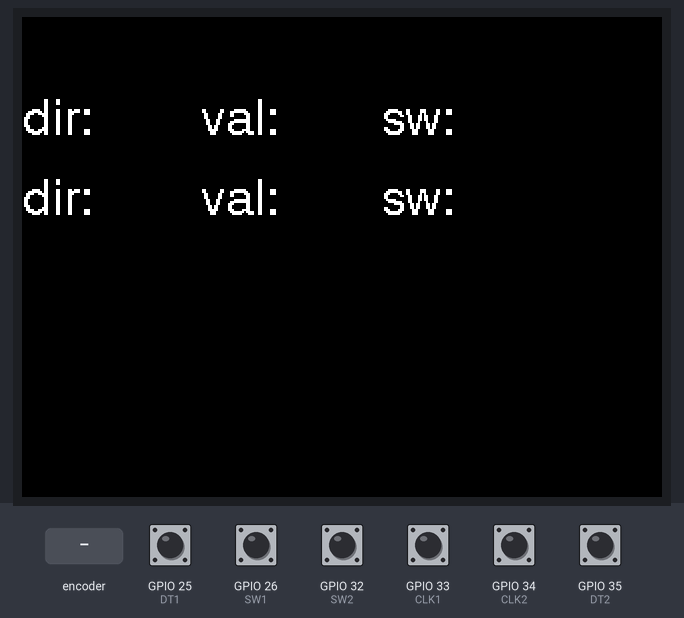
Simulated run of this sketch. Board: ESP32. Shown: 320×240 colour display. The inputs (shaded band) are chosen by the test bench; at power-on: GPIO 25 (DT1), GPIO 26 (SW1), GPIO 32 (SW2), GPIO 33 (CLK1), GPIO 34 (CLK2), GPIO 35 (DT2) HIGH. What the sketch prints to the serial monitor is not drawn.

Above: at 1.4 s.
1.5 s: GPIO 35 (DT2) pulled LOW for 0.15 s
At 2.3 s:
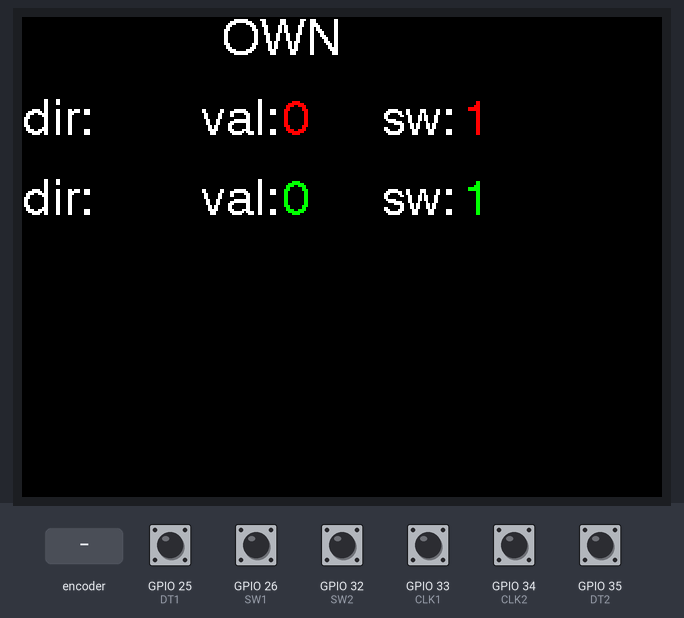
3.1 s: rotary encoder on GPIO 33 (CLK1) / GPIO 25 (DT1) turned 1 step (first pin leading)
4.8 s: GPIO 35 (DT2) pulled LOW for 1 s
At 5.9 s:
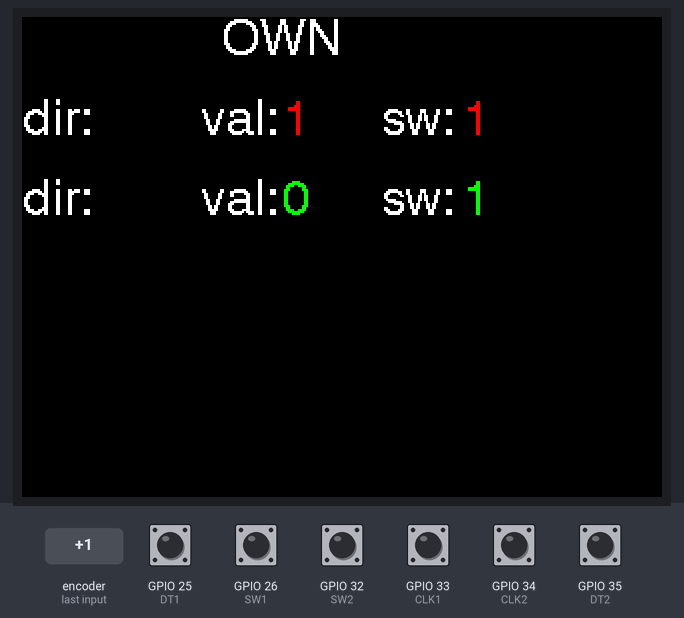
7.3 s: GPIO 26 (SW1) pulled LOW for 0.15 s
Timing chart, 0 to 9.9 s (numbered marks = the images above; inputs shaded):
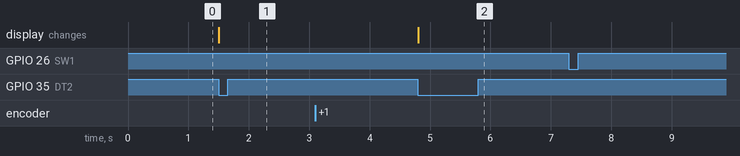

The sketch:

ENCODER_MachineState-2xENCODER.ino
```cpp
// MAC Address of responder - edit as required
// uint8_t broadcastAddress[] = {0xC8, 0xC9, 0xA3, 0xF9, 0x0E, 0xF4}; 0x16, 0xD0}

 //ESP32

#include <esp_now.h>
#include <WiFi.h>

// MAC Address of responder - edit as required
uint8_t broadcastAddress[] = {0xC8, 0xC9, 0xA3, 0xF9, 0x16, 0xD0};

 //Displays

//SSD1306 libraries
#include <SPI.h>
#include <Adafruit_SSD1306.h>
#include <Adafruit_GFX.h>
#include <Wire.h>

#define OLED_RESET -1 // 4 ANGUS
//Adafruit_SSD1306 display(OLED_RESET);

// OLED I2C bus address
#define OLED_address  0x3c //0x3c
#define SCREEN_WIDTH 128
#define SCREEN_HEIGHT 64

Adafruit_SSD1306 display(SCREEN_WIDTH, SCREEN_HEIGHT, &Wire, -1);//ANGUS

// ST7789 libraries//

#include <SPI.h>            // for use with ST7789 using TFT_eSPI library
#include <TFT_eSPI.h>       // Hardware-specific library
TFT_eSPI tft = TFT_eSPI();  // Invoke custom library

// This CODE has been updated to use 2 encoders with the built-in switch and
// posts to the serial monitor.

 // Rotary Encoder Inputs
 #define CLK1 33 //encoder 1
 #define DT1 25
 #define SW1 26

#define CLK2 34 //encoder 2
#define DT2 35
#define SW2 32

// Current and previous value of the counter tuned by the rotary
int curVal1 = 0;
int prevVal1 = 0;

int curVal2 = 0;
int prevVal2 =0;

// Seven states of FSM A (finite state machine)
#define IDLE_11 0
#define SCLK_01 1
#define SCLK_00 2
#define SCLK_10 3
#define SDT_10 4
#define SDT_00 5
#define SDT_01 6
int Astate = IDLE_11;

int Bstate = IDLE_11;

/*
// DATA STRUCTURE TRANSMIT //

typedef struct TxStruct     // Define a data structure
{
  int OPPcurrentStateCLK1;
  int OPPcurrentStateCLK2;

int OPPcurrentStateDT1;
int OPPcurrentStateDT2;

  int OPPcurrentStateSW1;
  int OPPcurrentStateSW2;

 } TxStruct;

// Create a structured object
TxStruct sentData;

// Peer info
esp_now_peer_info_t peerInfo;

// Callback function called when data is sent
void OnDataSent(const uint8_t *mac_addr, esp_now_send_status_t status) {
//  Serial.print("\r\nLast Packet Send Status:\t");
//  Serial.println(status == ESP_NOW_SEND_SUCCESS ? "Delivery Success" : "Delivery Fail");
}
// DATA STRUCTURE RECEIVE //

typedef struct RxStruct
{
  int OPPcurrentStateCLK1;
  int OPPcurrentStateCLK2;

  int OPPcurrentStateDT1;
  int OPPcurrentStateDT2;

  int OPPcurrentStateSW1;
  int OPPcurrentStateSW2;

}RxStruct;
RxStruct receivedData;

//-------------------------------------------------------------------------------------
void OnDataRecv(const uint8_t * mac, const uint8_t *incomingData, int len)
{
  memcpy(&receivedData, incomingData, sizeof(receivedData));
}
//======================================================================================
*/
 void setup() {

// Setup Serial Monitor and encoders
//  Serial.begin(250000);
//  Serial.println("Start...");

// Level HIGH will be default for all pins
  pinMode(SW1,INPUT_PULLUP);
  pinMode(CLK1,INPUT_PULLUP);
  pinMode(DT1,INPUT_PULLUP);

  pinMode(SW2,INPUT_PULLUP);
  pinMode(CLK2,INPUT_PULLUP);
  pinMode(DT2,INPUT_PULLUP);

// Both CLK and DT will trigger interrupts for all level changes
  attachInterrupt(digitalPinToInterrupt(CLK1), rotaryCLK1, CHANGE);
  attachInterrupt(digitalPinToInterrupt(DT1), rotaryDT1, CHANGE);

  attachInterrupt(digitalPinToInterrupt(CLK2), rotaryCLK2, CHANGE);
  attachInterrupt(digitalPinToInterrupt(DT2), rotaryDT2, CHANGE);
//END encoders

// SET-UP CODE for SSD1306
/* Wire.begin();
  display.begin(SSD1306_SWITCHCAPVCC, 0x3c);  // initialize with the I2C addr 0x3D (for the 128x64)
  display.clearDisplay();   // clears the screen and buffer
          // end code for SSD1306
*/

// SET-UP CODE for ST7789
 tft.init();
 tft.setRotation(1);
 tft.fillScreen(TFT_BLACK);

// tft.setCursor(100, 0, 4);            // Code replaced by OWN and OPP
// tft.setTextColor(TFT_WHITE, TFT_BLACK);
// tft.println("LOCAL");

 tft.setCursor(0, 40, 4);
 tft.setTextColor(TFT_WHITE, TFT_BLACK);
 tft.println("dir: ");

  tft.setCursor(90, 40, 4);
  tft.setTextColor(TFT_WHITE, TFT_BLACK);
  tft.println("val: ");

  tft.setCursor(180, 40, 4);
  tft.setTextColor(TFT_WHITE, TFT_BLACK);
  tft.println("sw: ");


 tft.setCursor(0, 80, 4);
 tft.setTextColor(TFT_WHITE, TFT_BLACK);
 tft.println("dir: ");

  tft.setCursor(90, 80, 4);
  tft.setTextColor(TFT_WHITE, TFT_BLACK);
  tft.println("val: ");

  tft.setCursor(180, 80, 4);
  tft.setTextColor(TFT_WHITE, TFT_BLACK);
  tft.println("sw: ");

/*
// SET-UP CODE for ESP32 wifi
 WiFi.mode(WIFI_STA);
  if (esp_now_init() != ESP_OK)
  {
    Serial.println("Error initializing ESP-NOW");
    return;
  }
  esp_now_register_recv_cb(OnDataRecv);

  // Register the send callback
  esp_now_register_send_cb(OnDataSent);

  // Register peer
  memcpy(peerInfo.peer_addr, broadcastAddress, 6);
  peerInfo.channel = 0;
  peerInfo.encrypt = false;

  // Add peer
  if (esp_now_add_peer(&peerInfo) != ESP_OK){
    Serial.println("Failed to add peer");
    return;
  }     */
}

 void loop() {

//code for encoder1
// Handling of the optional switch integrated into some rotary encoders
  if (digitalRead(SW1)==LOW) {
    Serial.println("Pressed");
    while(!digitalRead(SW1));
  }
// Any change in counter value is displayed in Serial Monitor
  if (curVal1 != prevVal1) {
    Serial.println(curVal1);
    prevVal1 = curVal1;
  }
}
// State Machine transitions for CLK level changes
void rotaryCLK1() {
  if (digitalRead(CLK1)==LOW) {
    if (Astate==IDLE_11) Astate = SCLK_01;
    else if (Astate==SCLK_10) Astate = SCLK_00;
    else if (Astate==SDT_10) Astate = SDT_00;
  }
  else {
    if (Astate==SCLK_01) Astate = IDLE_11;
    else if (Astate==SCLK_00) Astate = SCLK_10;
    else if (Astate==SDT_00) Astate = SDT_10;
    else if (Astate==SDT_01) { Astate = IDLE_11; curVal1--; }
  }
}
// State Machine transitions for DT level changes
void rotaryDT1() {
  if (digitalRead(DT1)==LOW) {
    if (Astate==IDLE_11) Astate = SDT_10;
    else if (Astate==SDT_01) Astate = SDT_00;
    else if (Astate==SCLK_01) Astate = SCLK_00;
  }
  else {
    if (Astate==SDT_10) Astate = IDLE_11;
    else if (Astate==SDT_00) Astate = SDT_01;
    else if (Astate==SCLK_00) Astate = SCLK_01;
    else if (Astate==SCLK_10) { Astate = IDLE_11; curVal1++; }
  }
///////Encoder 2
// Handling of the optional switch integrated into some rotary encoders
  if (digitalRead(SW2)==LOW) {
    Serial.println("Pressed");
    while(!digitalRead(SW2));
  }
// Any change in counter value is displayed in Serial Monitor
  if (curVal2 != prevVal2) {
    Serial.println(curVal2);
    prevVal2 = curVal2;
  }
}
// State Machine transitions for CLK level changes
void rotaryCLK2() {
  if (digitalRead(CLK2)==LOW) {
    if (Bstate==IDLE_11) Bstate = SCLK_01;
    else if (Bstate==SCLK_10) Bstate = SCLK_00;
    else if (Bstate==SDT_10) Bstate = SDT_00;
  }
  else {
    if (Bstate==SCLK_01) Bstate = IDLE_11;
    else if (Bstate==SCLK_00) Bstate = SCLK_10;
    else if (Bstate==SDT_00) Bstate = SDT_10;
    else if (Bstate==SDT_01) { Bstate = IDLE_11; curVal2--; }
  }
}
// State Machine transitions for DT level changes
void rotaryDT2() {
  if (digitalRead(DT2)==LOW) {
    if (Bstate==IDLE_11) Bstate = SDT_10;
    else if (Bstate==SDT_01) Bstate = SDT_00;
    else if (Bstate==SCLK_01) Bstate = SCLK_00;
  }
  else {
    if (Bstate==SDT_10) Bstate = IDLE_11;
    else if (Bstate==SDT_00) Bstate = SDT_01;
    else if (Bstate==SCLK_00) Bstate = SCLK_01;
    else if (Bstate==SCLK_10) { Bstate = IDLE_11; curVal2++; }
  }

//*********** graphic display SSD1306*******//
//OWN
/*
  display.setTextColor(WHITE); display.clearDisplay();                   // code for SSD1306
  display.setTextSize(2); display.setCursor(40,0); display.print("OWN");

  display.setTextSize(1); display.setCursor(0,20); display.print("dir1: ");
  display.setTextSize(1); display.setCursor(30,20); display.print(encdir1);//(receivedData.potValR);
  display.setTextSize(1); display.setCursor(55,20); display.print("val: ");
  display.setTextSize(1); display.setCursor(80,20); display.print(counter1);//(receivedData.potValR);
  display.setTextSize(1); display.setCursor(100,20); display.print("SW: ");
  display.setTextSize(1); display.setCursor(120,20); display.print(currentStateSW1);//(receivedData.potValR);

  display.setTextSize(1); display.setCursor(0,40); display.print("dir2: ");
  display.setTextSize(1); display.setCursor(30,40); display.print(encdir2);//(receivedData.potValR);
  display.setTextSize(1); display.setCursor(55,40); display.print("val: ");
  display.setTextSize(1); display.setCursor(80,40); display.print(counter2);//(receivedData.potValR);
  display.setTextSize(1); display.setCursor(100,40); display.print("SW: ");
  display.setTextSize(1); display.setCursor(120,40); display.print(currentStateSW2);//(receivedData.potValR);

  display.display();
*/
// OPP
/*
  display.setTextColor(WHITE); display.clearDisplay();                   // code for SSD1306
  display.setTextSize(2); display.setCursor(40,0); display.print("OPP");

  display.setTextSize(1); display.setCursor(0,20); display.print("dir1: ");
  display.setTextSize(1); display.setCursor(30,20); display.print(OPPencdir1);//(receivedData.potValR);
  display.setTextSize(1); display.setCursor(55,20); display.print("val: ");
  display.setTextSize(1); display.setCursor(80,20); display.print(OPPcounter1);//(receivedData.potValR);
  display.setTextSize(1); display.setCursor(100,20); display.print("SW: ");
  display.setTextSize(1); display.setCursor(120,20); display.print(OPPcurrentStateSW1);//(receivedData.potValR);

  display.setTextSize(1); display.setCursor(0,40); display.print("dir2: ");
  display.setTextSize(1); display.setCursor(30,40); display.print(OPPencdir2);//(receivedData.potValR);
  display.setTextSize(1); display.setCursor(55,40); display.print("val: ");
  display.setTextSize(1); display.setCursor(80,40); display.print(OPPcounter2);//(receivedData.potValR);
  display.setTextSize(1); display.setCursor(100,40); display.print("SW: ");
  display.setTextSize(1); display.setCursor(120,40); display.print(OPPcurrentStateSW2);//(receivedData.potValR);

  display.display();
*/
//******* Active code ST7789 display*********//
//OWN

 tft.setCursor(100, 0, 4);
 tft.setTextColor(TFT_WHITE, TFT_BLACK);
 tft.println("OWN");

 //tft.setCursor(40,40, 2);
// tft.setTextColor(TFT_RED, TFT_BLACK);
// tft.println(encdir1);

tft.setCursor(130, 40, 4);
 tft.setTextColor(TFT_RED, TFT_BLACK);
 tft.println(curVal1);

 tft.setCursor(220, 40, 4);
 tft.setTextColor(TFT_RED, TFT_BLACK);
 tft.println(digitalRead(SW1));

// tft.setCursor(40,80, 2);
// tft.setTextColor(TFT_GREEN, TFT_BLACK);
// tft.println(encdir2);

tft.setCursor(130, 80, 4);
 tft.setTextColor(TFT_GREEN, TFT_BLACK);
 tft.println(curVal2);


 tft.setCursor(220, 80, 4);
 tft.setTextColor(TFT_GREEN, TFT_BLACK);
 tft.println(digitalRead(SW2));
/*
// OPP

 tft.setCursor(100, 0, 4);
 tft.setTextColor(TFT_WHITE, TFT_BLACK);
 tft.println("OPP");

 tft.setCursor(40,40, 2);
 tft.setTextColor(TFT_RED, TFT_BLACK);
 tft.println(OPPencdir1);

tft.setCursor(130, 40, 4);
 tft.setTextColor(TFT_RED, TFT_BLACK);
 tft.println(OPPcounter1);

tft.setCursor(220, 40, 4);
 tft.setTextColor(TFT_RED, TFT_BLACK);
 tft.println(OPPcurrentStateSW1);

 tft.setCursor(40,80, 2);
 tft.setTextColor(TFT_GREEN, TFT_BLACK);
 tft.println(OPPencdir2);

tft.setCursor(130, 80, 4);
 tft.setTextColor(TFT_GREEN, TFT_BLACK);
 tft.println(OPPcounter2);


tft.setCursor(220, 80, 4);
 tft.setTextColor(TFT_GREEN, TFT_BLACK);
 tft.println(OPPcurrentStateSW2);
   */
 }
```

Measured:
- after the input at 1.5 s, the display: changes at once (image 1)
- after the input at 3.1 s, every drawn part: stays the same
- after the input at 4.8 s, the display: changes at once (image 2)
- after the input at 7.3 s, every drawn part: stays the same
